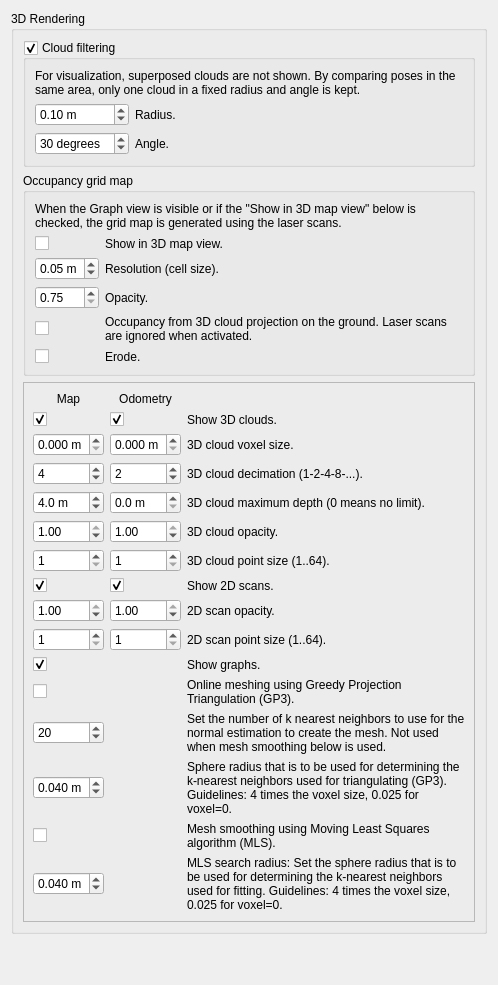
               <widget class="QWidget" name="page_2">
                <layout class="QVBoxLayout" name="verticalLayout_42">
                 <item>
                  <widget class="QGroupBox" name="groupBox_cloudRendering1">
                   <property name="title">
                    <string>3D Rendering</string>
                   </property>
                   <layout class="QVBoxLayout" name="verticalLayout_31">
                    <item>
                     <widget class="QGroupBox" name="groupBox_poseFiltering">
                      <property name="title">
                       <string>Cloud filtering</string>
                      </property>
                      <property name="checkable">
                       <bool>true</bool>
                      </property>
                      <property name="checked">
                       <bool>true</bool>
                      </property>
                      <layout class="QVBoxLayout" name="verticalLayout_37">
                       <item>
                        <widget class="QLabel" name="label_33">
                         <property name="text">
                          <string>For visualization, superposed clouds are not shown. By comparing poses in the same area, only one cloud in a fixed radius and angle is kept.</string>
                         </property>
                         <property name="wordWrap">
                          <bool>true</bool>
                         </property>
                        </widget>
                       </item>
                       <item>
                        <layout class="QGridLayout" name="gridLayout_17" rowstretch="0,0" columnstretch="0,1">
                         <item row="0" column="0">
                          <widget class="QDoubleSpinBox" name="doubleSpinBox_cloudFilterRadius">
                           <property name="suffix">
                            <string> m</string>
                           </property>
                           <property name="minimum">
                            <double>0.010000000000000</double>
                           </property>
                           <property name="value">
                            <double>0.100000000000000</double>
                           </property>
                          </widget>
                         </item>
                         <item row="0" column="1">
                          <widget class="QLabel" name="label_37">
                           <property name="text">
                            <string>Radius.</string>
                           </property>
                          </widget>
                         </item>
                         <item row="1" column="0">
                          <widget class="QDoubleSpinBox" name="doubleSpinBox_cloudFilterAngle">
                           <property name="suffix">
                            <string> degrees</string>
                           </property>
                           <property name="decimals">
                            <number>0</number>
                           </property>
                           <property name="maximum">
                            <double>180.000000000000000</double>
                           </property>
                           <property name="value">
                            <double>30.000000000000000</double>
                           </property>
                          </widget>
                         </item>
                         <item row="1" column="1">
                          <widget class="QLabel" name="label_48">
                           <property name="text">
                            <string>Angle.</string>
                           </property>
                          </widget>
                         </item>
                        </layout>
                       </item>
                      </layout>
                     </widget>
                    </item>
                    <item>
                     <widget class="QGroupBox" name="groupBox_gridMap">
                      <property name="title">
                       <string>Occupancy grid map</string>
                      </property>
                      <property name="checkable">
                       <bool>false</bool>
                      </property>
                      <property name="checked">
                       <bool>false</bool>
                      </property>
                      <layout class="QVBoxLayout" name="verticalLayout_45">
                       <item>
                        <widget class="QLabel" name="label_167">
                         <property name="text">
                          <string>When the Graph view is visible or if the &quot;Show in 3D map view&quot; below is checked, the grid map is generated using the laser scans.</string>
                         </property>
                         <property name="wordWrap">
                          <bool>true</bool>
                         </property>
                        </widget>
                       </item>
                       <item>
                        <layout class="QGridLayout" name="gridLayout_20" columnstretch="0,1">
                         <item row="2" column="0">
                          <widget class="QDoubleSpinBox" name="doubleSpinBox_map_opacity">
                           <property name="suffix">
                            <string/>
                           </property>
                           <property name="minimum">
                            <double>0.750000000000000</double>
                           </property>
                           <property name="maximum">
                            <double>1.000000000000000</double>
                           </property>
                           <property name="value">
                            <double>0.750000000000000</double>
                           </property>
                          </widget>
                         </item>
                         <item row="0" column="0">
                          <widget class="QCheckBox" name="checkBox_map_shown">
                           <property name="text">
                            <string/>
                           </property>
                           <property name="checked">
                            <bool>false</bool>
                           </property>
                          </widget>
                         </item>
                         <item row="0" column="1">
                          <widget class="QLabel" name="label_map_shown">
                           <property name="text">
                            <string>Show in 3D map view.</string>
                           </property>
                          </widget>
                         </item>
                         <item row="1" column="0">
                          <widget class="QDoubleSpinBox" name="doubleSpinBox_map_resolution">
                           <property name="suffix">
                            <string> m</string>
                           </property>
                           <property name="minimum">
                            <double>0.010000000000000</double>
                           </property>
                           <property name="maximum">
                            <double>1.000000000000000</double>
                           </property>
                           <property name="value">
                            <double>0.050000000000000</double>
                           </property>
                          </widget>
                         </item>
                         <item row="1" column="1">
                          <widget class="QLabel" name="label_159">
                           <property name="text">
                            <string>Resolution (cell size).</string>
                           </property>
                          </widget>
                         </item>
                         <item row="2" column="1">
                          <widget class="QLabel" name="label_170">
                           <property name="text">
                            <string>Opacity.</string>
                           </property>
                          </widget>
                         </item>
                         <item row="3" column="0">
                          <widget class="QCheckBox" name="checkBox_map_occupancyFrom3DCloud">
                           <property name="text">
                            <string/>
                           </property>
                           <property name="checked">
                            <bool>false</bool>
                           </property>
                          </widget>
                         </item>
                         <item row="3" column="1">
                          <widget class="QLabel" name="label_210">
                           <property name="text">
                            <string>Occupancy from 3D cloud projection on the ground. Laser scans are ignored when activated.</string>
                           </property>
                           <property name="wordWrap">
                            <bool>true</bool>
                           </property>
                          </widget>
                         </item>
                         <item row="4" column="1">
                          <widget class="QLabel" name="label_224">
                           <property name="text">
                            <string>Erode.</string>
                           </property>
                           <property name="wordWrap">
                            <bool>true</bool>
                           </property>
                          </widget>
                         </item>
                         <item row="4" column="0">
                          <widget class="QCheckBox" name="checkBox_map_erode">
                           <property name="text">
                            <string/>
                           </property>
                           <property name="checked">
                            <bool>false</bool>
                           </property>
                          </widget>
                         </item>
                        </layout>
                       </item>
                      </layout>
                     </widget>
                    </item>
                    <item>
                     <widget class="QFrame" name="frame">
                      <property name="frameShape">
                       <enum>QFrame::StyledPanel</enum>
                      </property>
                      <property name="frameShadow">
                       <enum>QFrame::Raised</enum>
                      </property>
                      <layout class="QGridLayout" name="gridLayout_2" columnstretch="0,0,1">
                       <item row="9" column="0">
                        <widget class="QCheckBox" name="checkBox_showScans">
                         <property name="text">
                          <string/>
                         </property>
                         <property name="checked">
                          <bool>true</bool>
                         </property>
                        </widget>
                       </item>
                       <item row="11" column="0">
                        <widget class="QSpinBox" name="spinBox_ptsize_scan">
                         <property name="minimum">
                          <number>1</number>
                         </property>
                         <property name="maximum">
                          <number>64</number>
                         </property>
                        </widget>
                       </item>
                       <item row="4" column="2">
                        <widget class="QLabel" name="label_108">
                         <property name="text">
                          <string>3D cloud decimation (1-2-4-8-...).</string>
                         </property>
                         <property name="wordWrap">
                          <bool>true</bool>
                         </property>
                        </widget>
                       </item>
                       <item row="0" column="0">
                        <widget class="QLabel" name="label_154">
                         <property name="text">
                          <string>Map</string>
                         </property>
                         <property name="alignment">
                          <set>Qt::AlignCenter</set>
                         </property>
                         <property name="wordWrap">
                          <bool>true</bool>
                         </property>
                        </widget>
                       </item>
                       <item row="0" column="1">
                        <widget class="QLabel" name="label_137">
                         <property name="text">
                          <string>Odometry</string>
                         </property>
                         <property name="alignment">
                          <set>Qt::AlignCenter</set>
                         </property>
                         <property name="wordWrap">
                          <bool>true</bool>
                         </property>
                        </widget>
                       </item>
                       <item row="1" column="0">
                        <widget class="QCheckBox" name="checkBox_showClouds">
                         <property name="text">
                          <string/>
                         </property>
                         <property name="checked">
                          <bool>true</bool>
                         </property>
                        </widget>
                       </item>
                       <item row="1" column="1">
                        <widget class="QCheckBox" name="checkBox_showOdomClouds">
                         <property name="text">
                          <string/>
                         </property>
                         <property name="checked">
                          <bool>true</bool>
                         </property>
                        </widget>
                       </item>
                       <item row="1" column="2">
                        <widget class="QLabel" name="label_119">
                         <property name="text">
                          <string>Show 3D clouds.</string>
                         </property>
                         <property name="wordWrap">
                          <bool>true</bool>
                         </property>
                        </widget>
                       </item>
                       <item row="3" column="0">
                        <widget class="QDoubleSpinBox" name="doubleSpinBox_voxelSize">
                         <property name="suffix">
                          <string> m</string>
                         </property>
                         <property name="decimals">
                          <number>3</number>
                         </property>
                         <property name="maximum">
                          <double>1.000000000000000</double>
                         </property>
                         <property name="singleStep">
                          <double>0.010000000000000</double>
                         </property>
                         <property name="value">
                          <double>0.000000000000000</double>
                         </property>
                        </widget>
                       </item>
                       <item row="3" column="1">
                        <widget class="QDoubleSpinBox" name="doubleSpinBox_voxelSize_odom">
                         <property name="suffix">
                          <string> m</string>
                         </property>
                         <property name="decimals">
                          <number>3</number>
                         </property>
                         <property name="maximum">
                          <double>1.000000000000000</double>
                         </property>
                         <property name="singleStep">
                          <double>0.010000000000000</double>
                         </property>
                         <property name="value">
                          <double>0.000000000000000</double>
                         </property>
                        </widget>
                       </item>
                       <item row="3" column="2">
                        <widget class="QLabel" name="label_107">
                         <property name="text">
                          <string>3D cloud voxel size.</string>
                         </property>
                         <property name="wordWrap">
                          <bool>true</bool>
                         </property>
                        </widget>
                       </item>
                       <item row="4" column="0">
                        <widget class="QSpinBox" name="spinBox_decimation">
                         <property name="minimum">
                          <number>1</number>
                         </property>
                         <property name="maximum">
                          <number>32</number>
                         </property>
                         <property name="value">
                          <number>4</number>
                         </property>
                        </widget>
                       </item>
                       <item row="4" column="1">
                        <widget class="QSpinBox" name="spinBox_decimation_odom">
                         <property name="minimum">
                          <number>1</number>
                         </property>
                         <property name="maximum">
                          <number>32</number>
                         </property>
                         <property name="value">
                          <number>2</number>
                         </property>
                        </widget>
                       </item>
                       <item row="5" column="0">
                        <widget class="QDoubleSpinBox" name="doubleSpinBox_maxDepth">
                         <property name="suffix">
                          <string> m</string>
                         </property>
                         <property name="decimals">
                          <number>1</number>
                         </property>
                         <property name="maximum">
                          <double>100.000000000000000</double>
                         </property>
                         <property name="singleStep">
                          <double>0.100000000000000</double>
                         </property>
                         <property name="value">
                          <double>4.000000000000000</double>
                         </property>
                        </widget>
                       </item>
                       <item row="5" column="1">
                        <widget class="QDoubleSpinBox" name="doubleSpinBox_maxDepth_odom">
                         <property name="suffix">
                          <string> m</string>
                         </property>
                         <property name="decimals">
                          <number>1</number>
                         </property>
                         <property name="maximum">
                          <double>100.000000000000000</double>
                         </property>
                         <property name="singleStep">
                          <double>0.100000000000000</double>
                         </property>
                         <property name="value">
                          <double>0.000000000000000</double>
                         </property>
                        </widget>
                       </item>
                       <item row="5" column="2">
                        <widget class="QLabel" name="label_132">
                         <property name="text">
                          <string>3D cloud maximum depth (0 means no limit).</string>
                         </property>
                         <property name="wordWrap">
                          <bool>true</bool>
                         </property>
                        </widget>
                       </item>
                       <item row="6" column="0">
                        <widget class="QDoubleSpinBox" name="doubleSpinBox_opacity">
                         <property name="suffix">
                          <string/>
                         </property>
                         <property name="decimals">
                          <number>2</number>
                         </property>
                         <property name="maximum">
                          <double>1.000000000000000</double>
                         </property>
                         <property name="singleStep">
                          <double>0.100000000000000</double>
                         </property>
                         <property name="value">
                          <double>1.000000000000000</double>
                         </property>
                        </widget>
                       </item>
                       <item row="6" column="1">
                        <widget class="QDoubleSpinBox" name="doubleSpinBox_opacity_odom">
                         <property name="suffix">
                          <string/>
                         </property>
                         <property name="decimals">
                          <number>2</number>
                         </property>
                         <property name="maximum">
                          <double>1.000000000000000</double>
                         </property>
                         <property name="singleStep">
                          <double>0.100000000000000</double>
                         </property>
                         <property name="value">
                          <double>1.000000000000000</double>
                         </property>
                        </widget>
                       </item>
                       <item row="6" column="2">
                        <widget class="QLabel" name="label_155">
                         <property name="text">
                          <string>3D cloud opacity.</string>
                         </property>
                         <property name="wordWrap">
                          <bool>true</bool>
                         </property>
                        </widget>
                       </item>
                       <item row="7" column="0">
                        <widget class="QSpinBox" name="spinBox_ptsize">
                         <property name="minimum">
                          <number>1</number>
                         </property>
                         <property name="maximum">
                          <number>64</number>
                         </property>
                        </widget>
                       </item>
                       <item row="7" column="1">
                        <widget class="QSpinBox" name="spinBox_ptsize_odom">
                         <property name="minimum">
                          <number>1</number>
                         </property>
                         <property name="maximum">
                          <number>64</number>
                         </property>
                        </widget>
                       </item>
                       <item row="7" column="2">
                        <widget class="QLabel" name="label_157">
                         <property name="text">
                          <string>3D cloud point size (1..64).</string>
                         </property>
                         <property name="wordWrap">
                          <bool>true</bool>
                         </property>
                        </widget>
                       </item>
                       <item row="9" column="1">
                        <widget class="QCheckBox" name="checkBox_showOdomScans">
                         <property name="text">
                          <string/>
                         </property>
                         <property name="checked">
                          <bool>true</bool>
                         </property>
                        </widget>
                       </item>
                       <item row="9" column="2">
                        <widget class="QLabel" name="label_110">
                         <property name="text">
                          <string>Show 2D scans.</string>
                         </property>
                         <property name="wordWrap">
                          <bool>true</bool>
                         </property>
                        </widget>
                       </item>
                       <item row="10" column="0">
                        <widget class="QDoubleSpinBox" name="doubleSpinBox_opacity_scan">
                         <property name="suffix">
                          <string/>
                         </property>
                         <property name="decimals">
                          <number>2</number>
                         </property>
                         <property name="maximum">
                          <double>1.000000000000000</double>
                         </property>
                         <property name="singleStep">
                          <double>0.100000000000000</double>
                         </property>
                         <property name="value">
                          <double>1.000000000000000</double>
                         </property>
                        </widget>
                       </item>
                       <item row="13" column="0">
                        <widget class="QCheckBox" name="checkBox_meshing">
                         <property name="text">
                          <string/>
                         </property>
                        </widget>
                       </item>
                       <item row="10" column="1">
                        <widget class="QDoubleSpinBox" name="doubleSpinBox_opacity_odom_scan">
                         <property name="suffix">
                          <string/>
                         </property>
                         <property name="decimals">
                          <number>2</number>
                         </property>
                         <property name="maximum">
                          <double>1.000000000000000</double>
                         </property>
                         <property name="singleStep">
                          <double>0.100000000000000</double>
                         </property>
                         <property name="value">
                          <double>1.000000000000000</double>
                         </property>
                        </widget>
                       </item>
                       <item row="10" column="2">
                        <widget class="QLabel" name="label_156">
                         <property name="text">
                          <string>2D scan opacity.</string>
                         </property>
                         <property name="wordWrap">
                          <bool>true</bool>
                         </property>
                        </widget>
                       </item>
                       <item row="11" column="1">
                        <widget class="QSpinBox" name="spinBox_ptsize_odom_scan">
                         <property name="minimum">
                          <number>1</number>
                         </property>
                         <property name="maximum">
                          <number>64</number>
                         </property>
                        </widget>
                       </item>
                       <item row="11" column="2">
                        <widget class="QLabel" name="label_158">
                         <property name="text">
                          <string>2D scan point size (1..64).</string>
                         </property>
                         <property name="wordWrap">
                          <bool>true</bool>
                         </property>
                        </widget>
                       </item>
                       <item row="15" column="2">
                        <widget class="QLabel" name="label_168">
                         <property name="text">
                          <string>Sphere radius that is to be used for determining the k-nearest neighbors used for triangulating (GP3). Guidelines: 4 times the voxel size, 0.025 for voxel=0.</string>
                         </property>
                         <property name="wordWrap">
                          <bool>true</bool>
                         </property>
                        </widget>
                       </item>
                       <item row="17" column="2">
                        <widget class="QLabel" name="label_85">
                         <property name="text">
                          <string>Mesh smoothing using Moving Least Squares algorithm (MLS).</string>
                         </property>
                         <property name="wordWrap">
                          <bool>true</bool>
                         </property>
                        </widget>
                       </item>
                       <item row="15" column="0">
                        <widget class="QDoubleSpinBox" name="doubleSpinBox_gp3Radius">
                         <property name="suffix">
                          <string> m</string>
                         </property>
                         <property name="decimals">
                          <number>3</number>
                         </property>
                         <property name="maximum">
                          <double>1.000000000000000</double>
                         </property>
                         <property name="singleStep">
                          <double>0.010000000000000</double>
                         </property>
                         <property name="value">
                          <double>0.040000000000000</double>
                         </property>
                        </widget>
                       </item>
                       <item row="18" column="0">
                        <widget class="QDoubleSpinBox" name="doubleSpinBox_mlsRadius">
                         <property name="suffix">
                          <string> m</string>
                         </property>
                         <property name="decimals">
                          <number>3</number>
                         </property>
                         <property name="maximum">
                          <double>1.000000000000000</double>
                         </property>
                         <property name="singleStep">
                          <double>0.010000000000000</double>
                         </property>
                         <property name="value">
                          <double>0.040000000000000</double>
                         </property>
                        </widget>
                       </item>
                       <item row="13" column="2">
                        <widget class="QLabel" name="label_169">
                         <property name="text">
                          <string>Online meshing using Greedy Projection Triangulation (GP3).</string>
                         </property>
                         <property name="wordWrap">
                          <bool>true</bool>
                         </property>
                        </widget>
                       </item>
                       <item row="18" column="2">
                        <widget class="QLabel" name="label_87">
                         <property name="text">
                          <string>MLS search radius: Set the sphere radius that is to be used for determining the k-nearest neighbors used for fitting. Guidelines: 4 times the voxel size, 0.025 for voxel=0.</string>
                         </property>
                         <property name="wordWrap">
                          <bool>true</bool>
                         </property>
                        </widget>
                       </item>
                       <item row="17" column="0">
                        <widget class="QCheckBox" name="checkBox_mls">
                         <property name="text">
                          <string/>
                         </property>
                         <property name="checked">
                          <bool>false</bool>
                         </property>
                        </widget>
                       </item>
                       <item row="14" column="2">
                        <widget class="QLabel" name="label_71">
                         <property name="text">
                          <string>Set the number of k nearest neighbors to use for the normal estimation to create the mesh. Not used when mesh smoothing below is used.</string>
                         </property>
                         <property name="wordWrap">
                          <bool>true</bool>
                         </property>
                        </widget>
                       </item>
                       <item row="14" column="0">
                        <widget class="QSpinBox" name="spinBox_normalKSearch">
                         <property name="value">
                          <number>20</number>
                         </property>
                        </widget>
                       </item>
                       <item row="12" column="2">
                        <widget class="QLabel" name="label_213">
                         <property name="text">
                          <string>Show graphs.</string>
                         </property>
                         <property name="wordWrap">
                          <bool>true</bool>
                         </property>
                        </widget>
                       </item>
                       <item row="12" column="0">
                        <widget class="QCheckBox" name="checkBox_showGraphs">
                         <property name="text">
                          <string/>
                         </property>
                         <property name="checked">
                          <bool>true</bool>
                         </property>
                        </widget>
                       </item>
                      </layout>
                     </widget>
                    </item>
                   </layout>
                  </widget>
                 </item>
                 <item>
                  <spacer name="verticalSpacer">
                   <property name="orientation">
                    <enum>Qt::Vertical</enum>
                   </property>
                   <property name="sizeHint" stdset="0">
                    <size>
                     <width>20</width>
                     <height>40</height>
                    </size>
                   </property>
                  </spacer>
                 </item>
                </layout>
               </widget>
